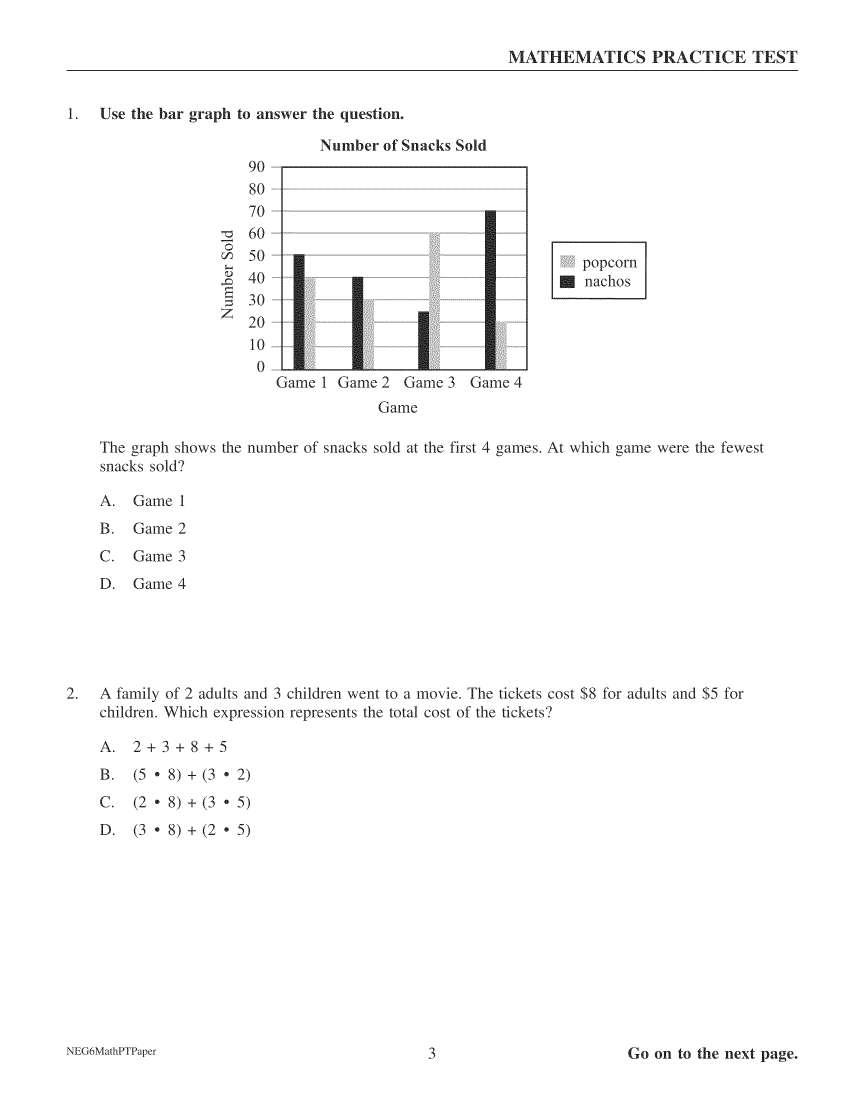
#> input picture dataset/new_data/new_data_pngs/NEG6MathPTPaper.12.06.10_page_1.png, 2550 x 3300 px (shown at 1/3 size); its folder holds only this picture in this run
$ python scale_pngs.py
#> lines starting #> are read from the running program, lines starting #| are printed output that depends on the picture; after the words box and inside, x2 and y2 are one past the last pixel; in counts of white or black regions, pixels touching at a corner belong together
#> in process_png_directory, img is the input picture: PIL image 2550x3300 1; 98.1% white; black in thin lines or dots, all inside (x1, y1, x2, y2) = (200, 152, 2395, 3186)
from PIL import Image
from pathlib import Path

def process_raw_png(img: Image.Image) -> Image.Image:
    width, height = img.size
    aspect = width/height
    target_aspect = 1

    new_height = 1024
    new_width = int(1024 * aspect)

    resized_img = img.resize((new_width, new_height))
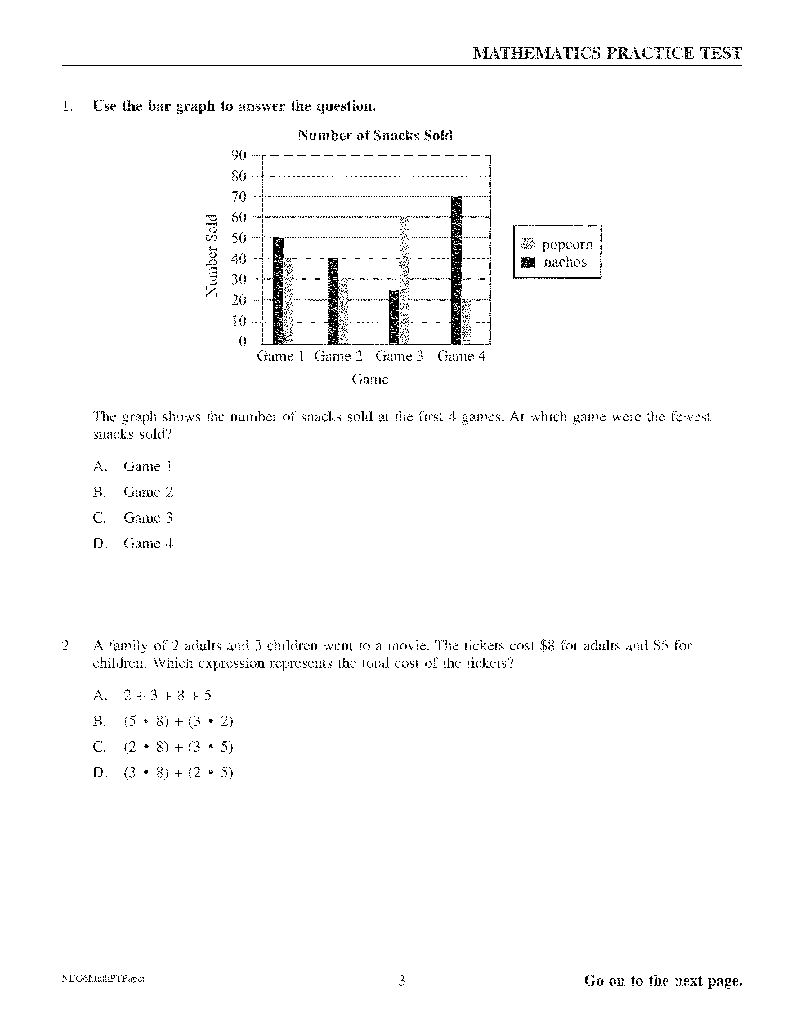
#> resized_img: PIL image 791x1024 1; 98.1% white; black in thin lines or dots, all inside (x1, y1, x2, y2) = (62, 47, 742, 989)

    paste_x = (1024 - new_width) // 2
    paste_y = (1024 - new_height) // 2

    padded_img = Image.new('1', (1024, 1024), 1)  # 1 is white in binary mode
#> padded_img: PIL image 1024x1024 1; every value is 1
    padded_img.paste(resized_img, (paste_x, paste_y))
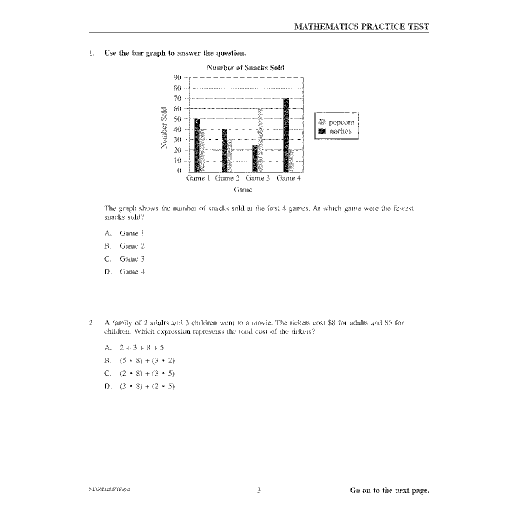
#> padded_img: PIL image 1024x1024 1 (shown at 1/2 size); 98.5% white; black in thin lines or dots, all inside (x1, y1, x2, y2) = (178, 47, 858, 989)

    return padded_img

def process_png_directory(input_dir_path: str, output_dir_path: str):
    input_directory = Path(input_dir_path)
    output_directory = Path(output_dir_path)

        # Create output directory if it doesn't exist
    output_directory.mkdir(parents=True, exist_ok=True)

        # Collect ALL PNG files at the start and fix this list
    png_files = list(input_directory.glob("*.png"))

    print(f"Found {len(png_files)} PNG files")
    for file in png_files:
            # Get just the filename for the output path
        filename = file.name
        output_path = output_directory / filename

            # Use context manager to ensure proper file handling
        with Image.open(file) as img:
            processed = process_raw_png(img)
                # Save to the output directory, explicitly as PNG
            processed.save(output_path, format="PNG")
        print(f"Processed: {file} → {output_path}")

    print(f"Done. Processed {len(png_files)} files to {output_dir_path}")


if __name__ == "__main__":
    # [4 lines of commented-out code are left out]
    process_png_directory("dataset/new_data/new_data_pngs/", "dataset/new_data/new_data_resized_pngs/")

$ run again, on dataset/new_data/new_data_pngs/NEG6MathPTPaper.12.06.10_page_2.png
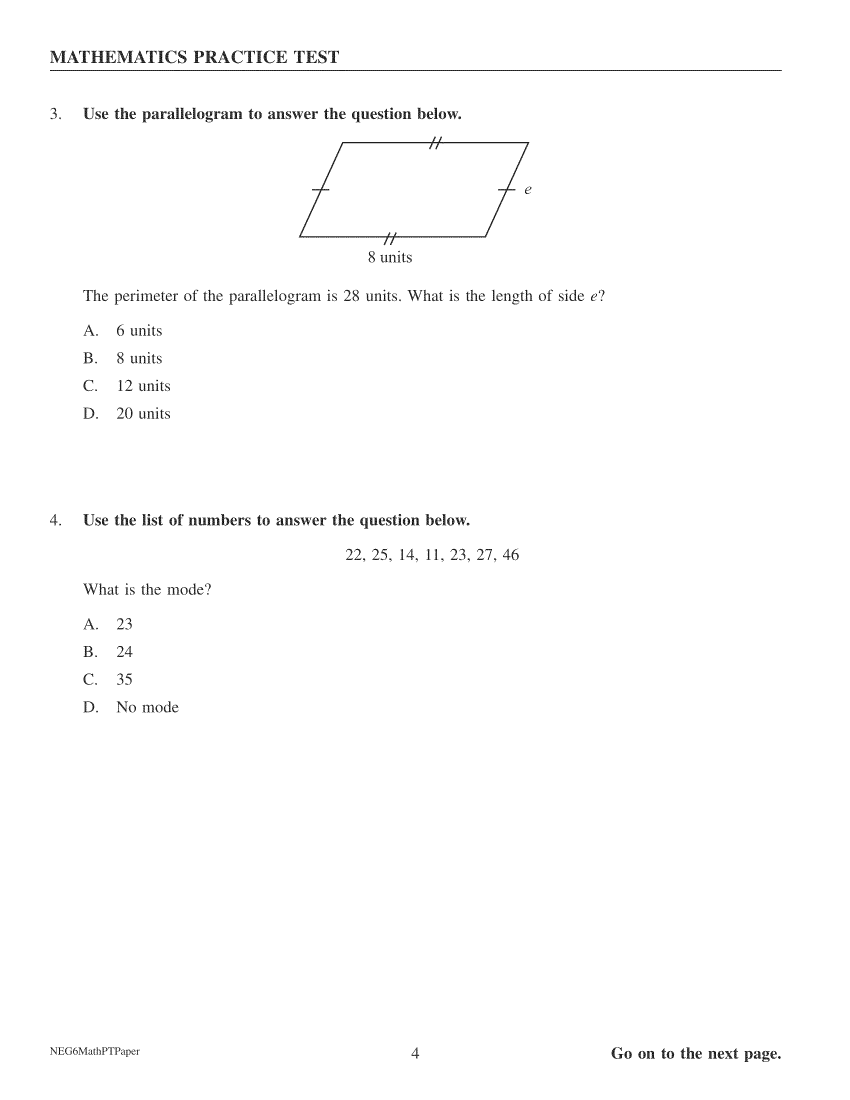
#> input picture dataset/new_data/new_data_pngs/NEG6MathPTPaper.12.06.10_page_2.png, 2550 x 3300 px (shown at 1/3 size)
#> in process_png_directory, img is the input picture: PIL image 2550x3300 1; 99.1% white; black in thin lines or dots, all inside (x1, y1, x2, y2) = (150, 152, 2345, 3186)
#> in process_raw_png, `resized_img = img.resize((new_width, new_height))`:
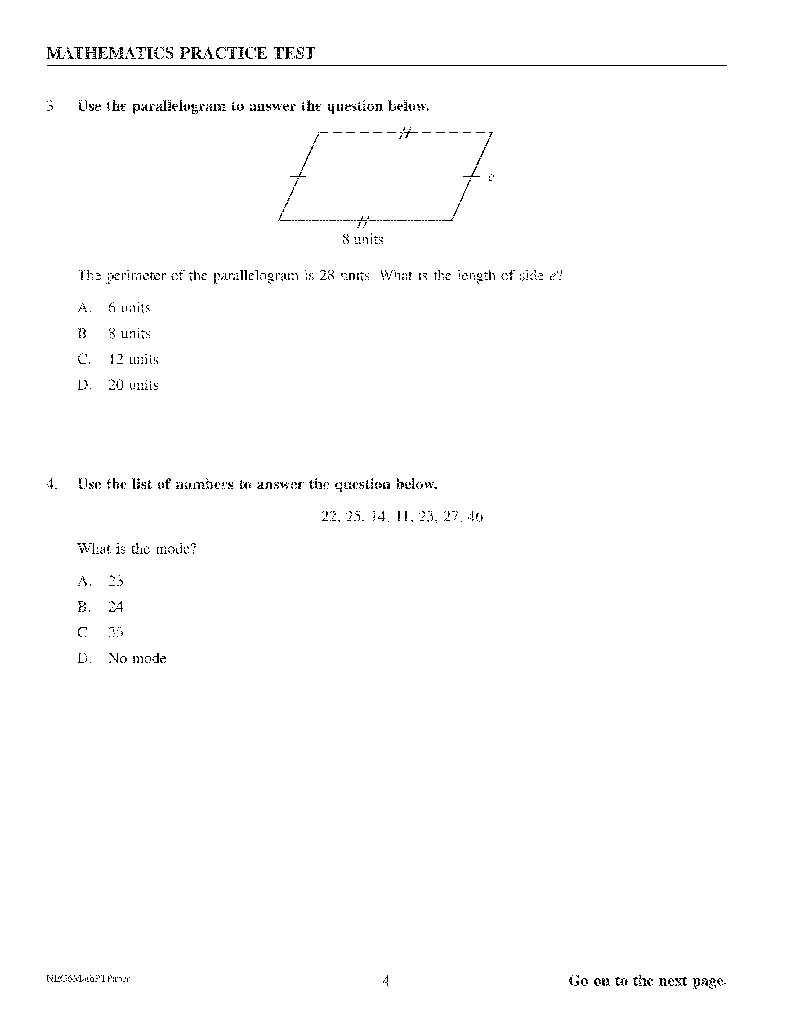
#> resized_img: PIL image 791x1024 1; 99.1% white; black in thin lines or dots, all inside (x1, y1, x2, y2) = (47, 47, 727, 989)
#> in process_raw_png, `padded_img.paste(resized_img, (paste_x, paste_y))`:
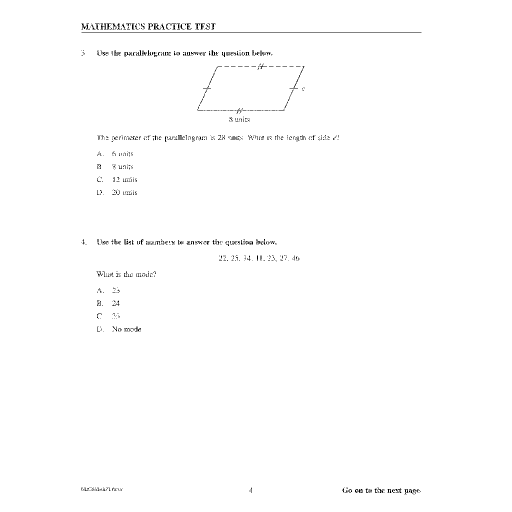
#> padded_img: PIL image 1024x1024 1 (shown at 1/2 size); 99.3% white; black in thin lines or dots, all inside (x1, y1, x2, y2) = (163, 47, 843, 989)

$ run again, on dataset/new_data/new_data_pngs/NEG6MathPTPaper.12.06.10_page_3.png
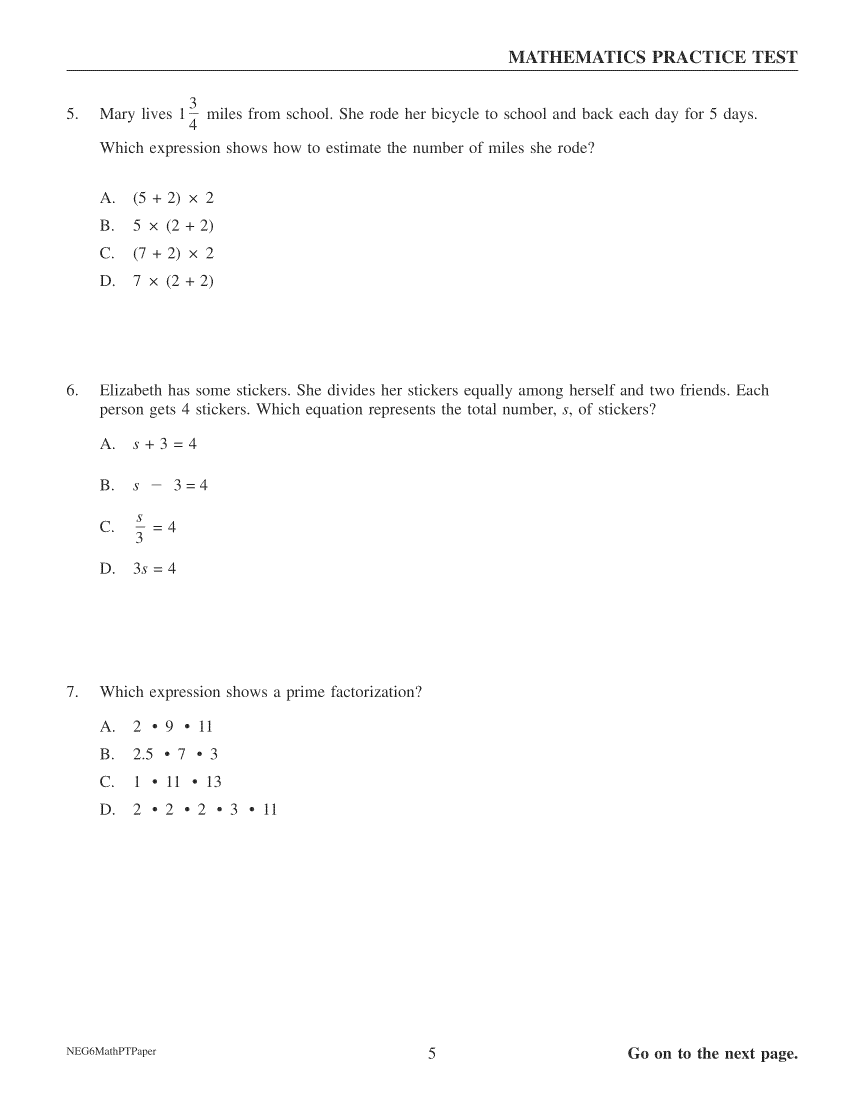
#> input picture dataset/new_data/new_data_pngs/NEG6MathPTPaper.12.06.10_page_3.png, 2550 x 3300 px (shown at 1/3 size)
#> in process_png_directory, img is the input picture: PIL image 2550x3300 1; 99% white; black in thin lines or dots, all inside (x1, y1, x2, y2) = (200, 152, 2395, 3186)
#> in process_raw_png, `resized_img = img.resize((new_width, new_height))`:
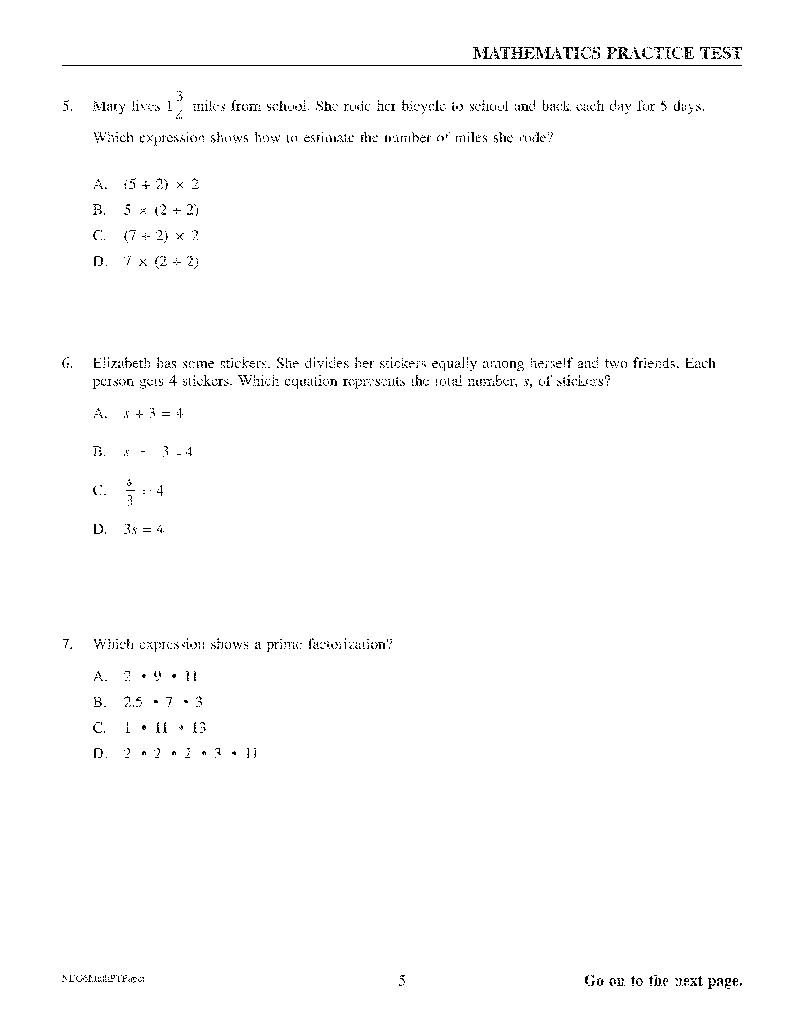
#> resized_img: PIL image 791x1024 1; 98.9% white; black in thin lines or dots, all inside (x1, y1, x2, y2) = (62, 47, 742, 989)
#> in process_raw_png, `padded_img.paste(resized_img, (paste_x, paste_y))`:
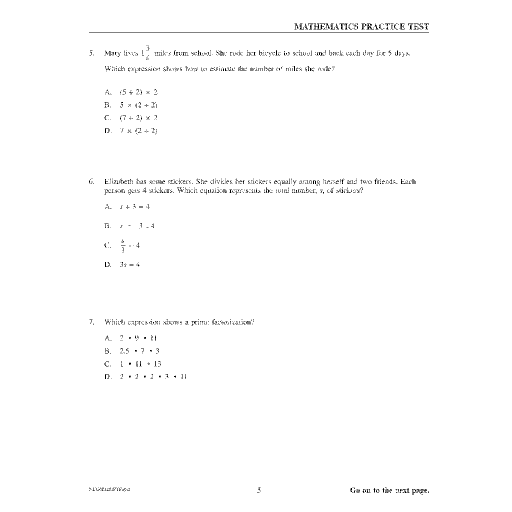
#> padded_img: PIL image 1024x1024 1 (shown at 1/2 size); 99.2% white; black in thin lines or dots, all inside (x1, y1, x2, y2) = (178, 47, 858, 989)

$ run again, on dataset/new_data/new_data_pngs/NEG6MathPTPaper.12.06.10_page_4.png
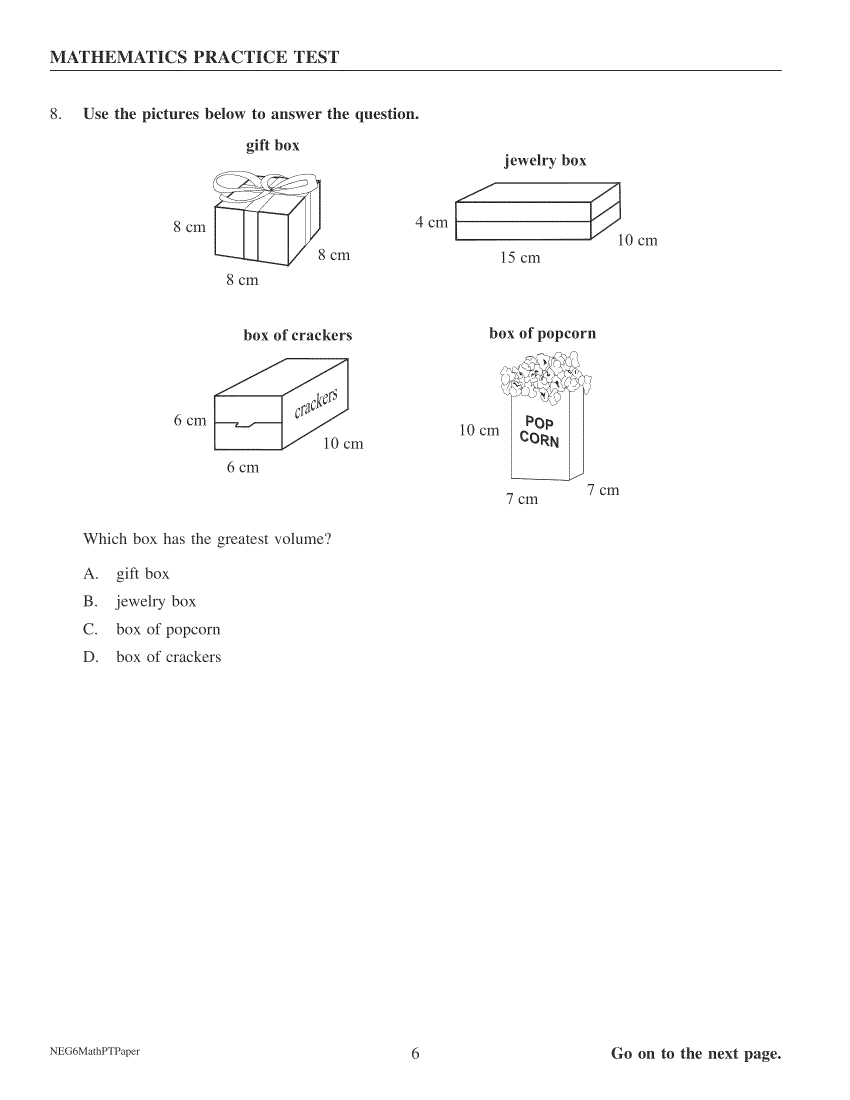
#> input picture dataset/new_data/new_data_pngs/NEG6MathPTPaper.12.06.10_page_4.png, 2550 x 3300 px (shown at 1/3 size)
#> in process_png_directory, img is the input picture: PIL image 2550x3300 1; 98.9% white; black in thin lines or dots, all inside (x1, y1, x2, y2) = (150, 152, 2345, 3186)
#> in process_raw_png, `resized_img = img.resize((new_width, new_height))`:
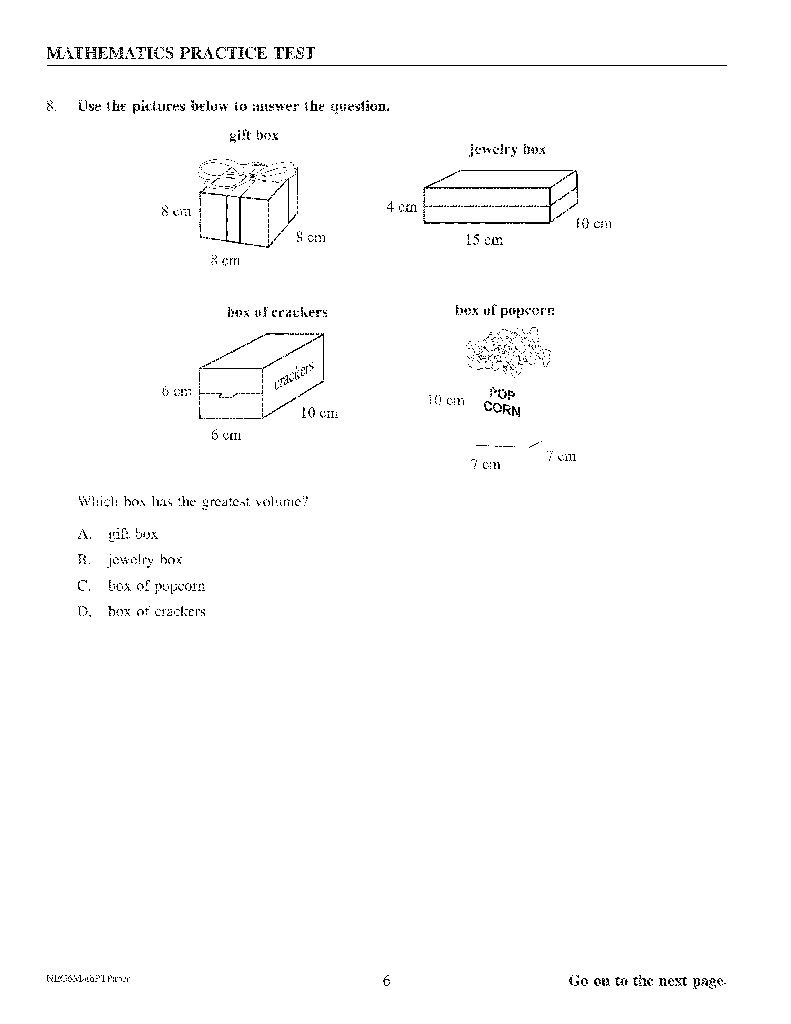
#> resized_img: PIL image 791x1024 1; 98.9% white; black in thin lines or dots, all inside (x1, y1, x2, y2) = (47, 47, 727, 989)
#> in process_raw_png, `padded_img.paste(resized_img, (paste_x, paste_y))`:
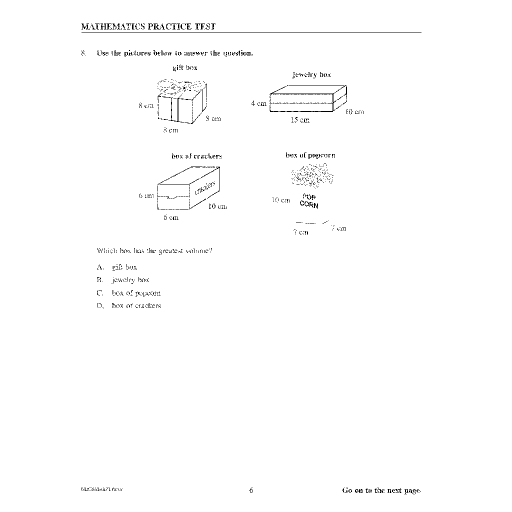
#> padded_img: PIL image 1024x1024 1 (shown at 1/2 size); 99.1% white; black in thin lines or dots, all inside (x1, y1, x2, y2) = (163, 47, 843, 989)
